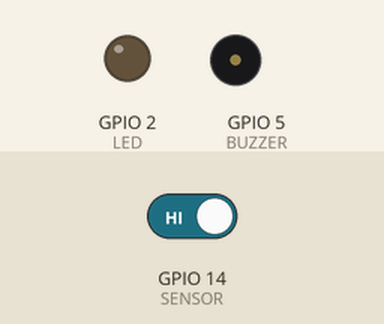
Bench run of a sketch on a simulated ESP8266 (NodeMCU). Shown: output pins drawn as LEDs (lit = HIGH), buzzer (waves = sounding, pin HIGH). Inputs (shaded band) come from the test bench; at power-on: GPIO 14 (SENSOR) HIGH. WiFi joins after 1.5 s; servers stay silent unless stated.

Above: at 3.0 s.
3.1 s: GPIO 14 (SENSOR) driven LOW
At 3.5 s:
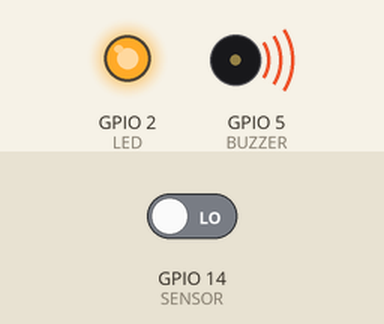
4.6 s: GPIO 14 (SENSOR) driven HIGH
At 5.8 s:
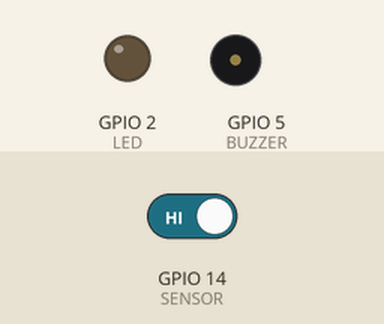
Timing chart, 0 to 7.6 s (numbered marks = the images above; inputs shaded):
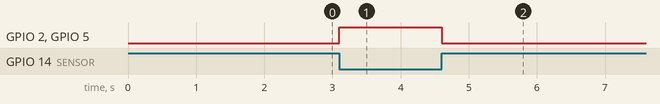

Measured:
- after the input at 3.1 s, GPIO 2 (LED), GPIO 5 (BUZZER): LOW → HIGH at once
- after the input at 4.6 s, GPIO 2 (LED), GPIO 5 (BUZZER): HIGH → LOW at once

The sketch:

DigitalFlameSensor.ino
```cpp
/* Flame Sensor digital example.

Code by Belabbaci Nazim (https://github.com/NazimBL)
Flame Sensor Ordered from Deadline Store: https://www.facebook.com/thedeadlinestore/

*/

//internal led D4
#define LED 2
// GPIO5 is pin D1 on the Node Mcu board
#define BUZZER 5
// D5
#define SENSOR 14


#include <ESP8266WiFi.h>
#include <BlynkSimpleEsp8266.h>


// You should get Auth Token in the Blynk App.
// Go to the Project Settings (nut icon).
char auth[] = "mBpYsGNm3P5JiFxVK4ehss_o7c_mNDl5";

// Your WiFi credentials.
// Set password to "" for open networks.
char ssid[] = "OPPO A31";
char pass[] = "12345678";


WidgetLED led2(V2); //register to virtual pin 2
void setup() {
  // put your setup code here, to run once:

  Serial.begin(9600);
  Blynk.begin(auth, ssid, pass);
  pinMode(LED,OUTPUT);
  pinMode(BUZZER,OUTPUT);
  pinMode(SENSOR,INPUT);


  digitalWrite(BUZZER,0);
  digitalWrite(LED,0);
  led2.off();

}

void loop() {

  Blynk.run();
  //inverted logic
  if(digitalRead(SENSOR)==0){

    digitalWrite(BUZZER,1);
    digitalWrite(LED,1);
    Blynk.notify(" FLAMME detected!");
    led2.on();


   }else{
      digitalWrite(BUZZER,0);
      digitalWrite(LED,0);
      led2.off();

    }
}
```
